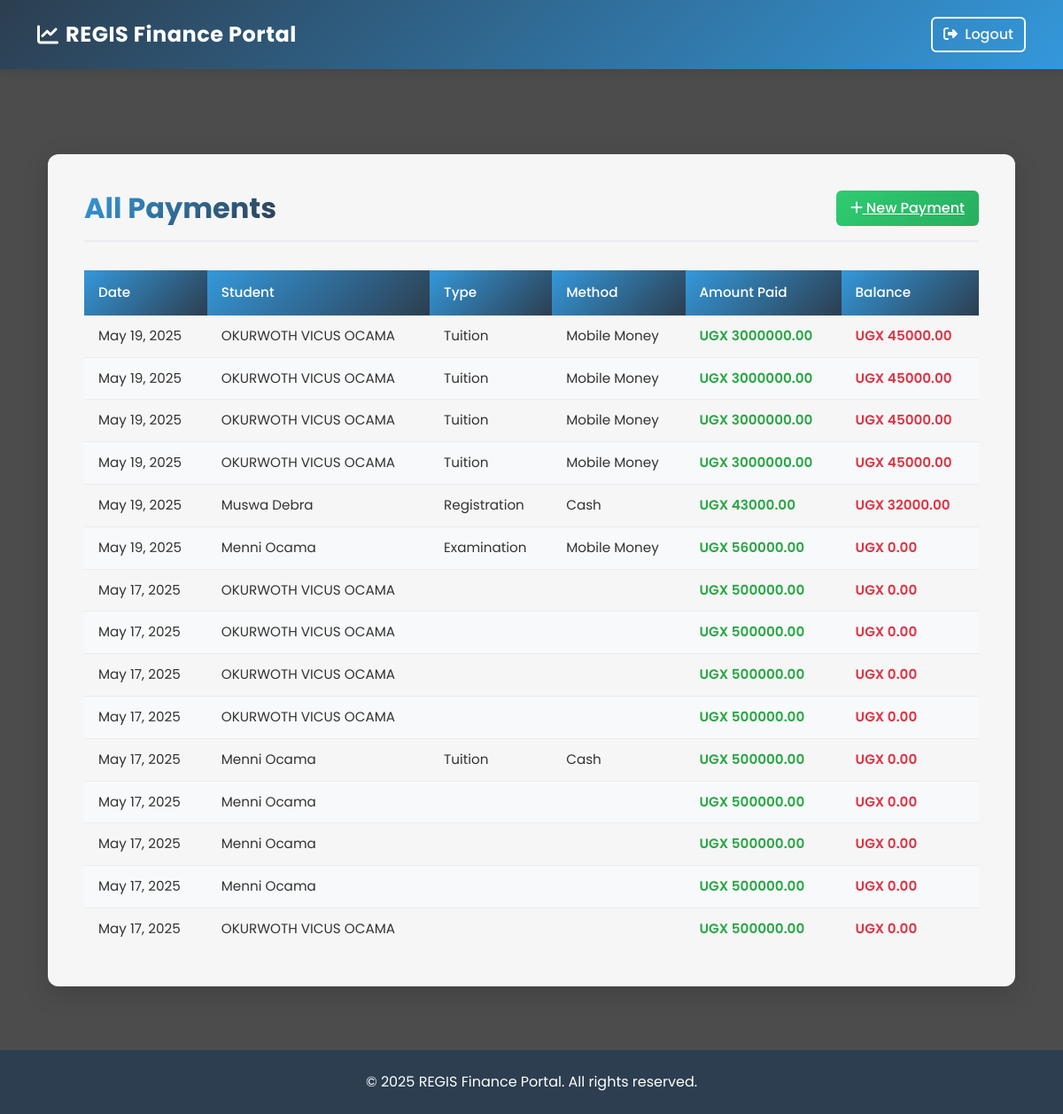
/dashboard/payments/ (signed in), run on the app's committed database.
### dashboard/models.py (models this page shows, shortened)
class Payment(models.Model):
    PAYMENT_TYPES = (
        ('Tuition', 'Tuition'),
        ('Registration', 'Registration Fee'),
        ('Examination', 'Examination Fee'),
    )
    METHOD_CHOICES = (
        ('Cash', 'Cash'),
        ('Mobile Money', 'Mobile Money'),
        ('Bank', 'Bank'),
    )
    student = models.ForeignKey(Student, on_delete=models.CASCADE)
    amount = models.DecimalField(max_digits=10, decimal_places=2)
    payment_type = models.CharField(max_length=20, choices=PAYMENT_TYPES)
    method = models.CharField(max_length=20, choices=METHOD_CHOICES)
    balance = models.DecimalField(max_digits=10, decimal_places=2, default=0)
    date = models.DateTimeField(default=timezone.now)

class Student(models.Model):
    student_id = models.CharField(max_length=20, unique=True)
    full_name = models.CharField(max_length=100)
    gender = models.CharField(max_length=10)
    date_of_birth = models.DateField()
    passport_photo = models.ImageField(upload_to='student_photos/')
    village = models.CharField(max_length=50)
    parish = models.CharField(max_length=50)
    subcounty = models.CharField(max_length=50)
    district = models.CharField(max_length=50)
    guardian_name = models.CharField(max_length=100)
    guardian_email = models.EmailField()
    guardian_phone = models.CharField(max_length=15)

### dashboard/views.py (the view)
# urls.py: path('payments/', views.payment_list, name='dashboard_payment_list'),
@login_required
def payment_list(request):
    payments = Payment.objects.all().order_by('-date')
    return render(request, 'dashboard/payment_list.html', {'payments': payments})

### dashboard/templates/dashboard/payment_list.html (shortened to what this page needs)
{% extends 'base.html' %}
{% block content %}
<div class="container">
  <div class="payment-list-container">
    <div class="payment-list-header">
      <h2>All Payments</h2>
      <a href="{% url 'dashboard_record_payment' %}" class="new-payment-btn">
        <i class="fas fa-plus"></i> New Payment
      </a>
    </div>
    <div class="table-responsive">
      <table class="payment-table">
        <thead>
          <tr>
            <th>Date</th>
            <th>Student</th>
            <th>Type</th>
            <th>Method</th>
            <th>Amount Paid</th>
            <th>Balance</th>
          </tr>
        </thead>
        <tbody>
          {% for payment in payments %}
          <tr>
            <td class="payment-date">{{ payment.date|date:"M d, Y" }}</td>
            <td>{{ payment.student.full_name }}</td>
            <td>{{ payment.payment_type }}</td>
            <td>{{ payment.method }}</td>
            <td class="amount-paid">UGX {{ payment.amount }}</td>
            <td class="balance">UGX {{ payment.balance }}</td>
          </tr>
          {% endfor %}
        </tbody>
      </table>
    </div>
  </div>
</div>
<link rel="stylesheet" href="https://cdnjs.cloudflare.com/ajax/libs/font-awesome/5.15.4/css/all.min.css">
{% endblock %}

### templates/base.html (style rules this page uses)
:root { --primary-color: #2c3e50; --secondary-color: #3498db; --accent-color: #e74c3c; }
body { background-color: #f8f9fa; font-family: 'Segoe UI', Tahoma, Geneva, Verdana, sans-serif; min-height: 100vh; display: flex; flex-direction: column; }
.container { flex: 1; }

### dashboard/templates/dashboard/payment_list.html (style rules this page uses)
body { background: linear-gradient(rgba(0, 0, 0, 0.7), rgba(0, 0, 0, 0.7)), url('https://bweranyangigirls.sc.ug/wp-content/uploads/2018/05/s-33-1.jpg') no-repeat center center fixed; background-size: cover; min-height: 100vh; font-family: 'Poppins', sans-serif; color: #333; }
.payment-list-container { background-color: rgba(255, 255, 255, 0.95); border-radius: 12px; box-shadow: 0 8px 30px rgba(0, 0, 0, 0.15); padding: 2.5rem; margin: 3rem auto; backdrop-filter: blur(5px); border: 1px solid rgba(255, 255, 255, 0.2); }
.payment-list-header { color: #2c3e50; margin-bottom: 2rem; padding-bottom: 1rem; border-bottom: 2px solid #e9ecef; display: flex; justify-content: space-between; align-items: center; }
.payment-list-header h2 { font-weight: 700; font-size: 2rem; margin: 0; background: linear-gradient(135deg, #3498db, #2c3e50); -webkit-background-clip: text; background-clip: text; color: transparent; }
.payment-table { width: 100%; border-collapse: separate; border-spacing: 0; font-size: 0.95rem; }
.payment-table thead th { background: linear-gradient(135deg, #3498db, #2c3e50); color: white; font-weight: 500; padding: 14px 16px; position: sticky; top: 0; border: none; }
.payment-table tbody tr { transition: all 0.2s ease; }
.payment-table td { padding: 12px 16px; border-bottom: 1px solid #e9ecef; vertical-align: middle; }
.payment-table tr:last-child td { border-bottom: none; }
.payment-table tbody tr:nth-child(even) { background-color: #f8f9fa; }
.amount-paid { font-weight: 600; color: #28a745; }
.balance { font-weight: 600; color: #dc3545; }
.new-payment-btn { background: linear-gradient(135deg, #2ecc71, #27ae60); border: none; border-radius: 6px; padding: 8px 16px; font-weight: 500; color: white; transition: all 0.3s; }
.payment-date { white-space: nowrap; }

### data on the page
Payment: date "May 19, 2025", student.full_name "OKURWOTH VICUS OCAMA", payment_type "Tuition", method "Mobile Money", amount "3000000.00", balance "45000.00"
Payment: date "May 19, 2025", student.full_name "OKURWOTH VICUS OCAMA", payment_type "Tuition", method "Mobile Money", amount "3000000.00", balance "45000.00"
Payment: date "May 19, 2025", student.full_name "OKURWOTH VICUS OCAMA", payment_type "Tuition", method "Mobile Money", amount "3000000.00", balance "45000.00"
Payment: date "May 19, 2025", student.full_name "OKURWOTH VICUS OCAMA", payment_type "Tuition", method "Mobile Money", amount "3000000.00", balance "45000.00"
Payment: date "May 19, 2025", student.full_name "Muswa Debra", payment_type "Registration", method "Cash", amount "43000.00", balance "32000.00"
Payment: date "May 19, 2025", student.full_name "Menni Ocama", payment_type "Examination", method "Mobile Money", amount "560000.00", balance "0.00"
Payment: date "May 17, 2025", student.full_name "OKURWOTH VICUS OCAMA", amount "500000.00", balance "0.00"
Payment: date "May 17, 2025", student.full_name "OKURWOTH VICUS OCAMA", amount "500000.00", balance "0.00"
Payment: date "May 17, 2025", student.full_name "OKURWOTH VICUS OCAMA", amount "500000.00", balance "0.00"
Payment: date "May 17, 2025", student.full_name "OKURWOTH VICUS OCAMA", amount "500000.00", balance "0.00"
Payment: date "May 17, 2025", student.full_name "Menni Ocama", payment_type "Tuition", method "Cash", amount "500000.00", balance "0.00"
Payment: date "May 17, 2025", student.full_name "Menni Ocama", amount "500000.00", balance "0.00"
Payment: date "May 17, 2025", student.full_name "Menni Ocama", amount "500000.00", balance "0.00"
Payment: date "May 17, 2025", student.full_name "Menni Ocama", amount "500000.00", balance "0.00"
Payment: date "May 17, 2025", student.full_name "OKURWOTH VICUS OCAMA", amount "500000.00", balance "0.00"
